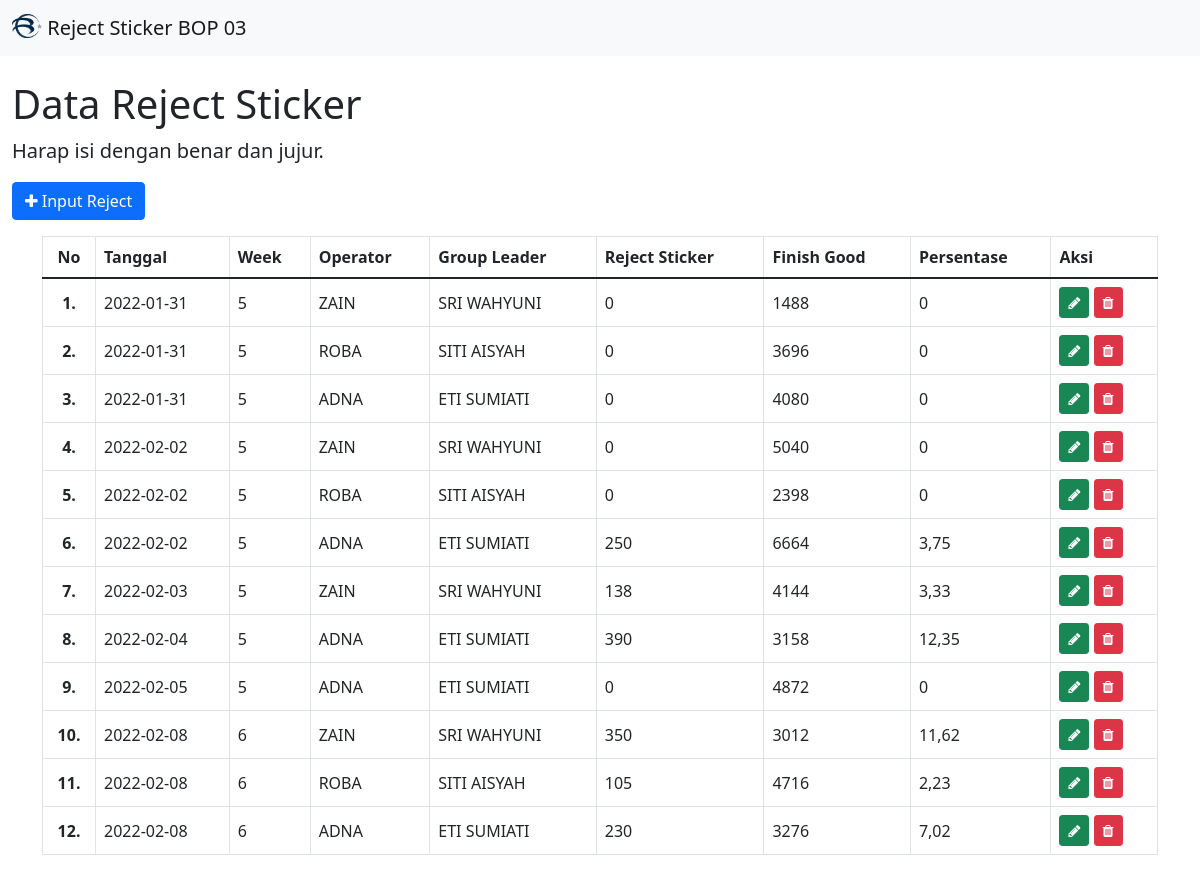
The page / on the database its author committed.
### tables this page shows
CREATE TABLE `tb_bop3` (
  `id_stiker` int(11) NOT NULL AUTO_INCREMENT,
  `tanggal` date NOT NULL,
  `week` int(10) NOT NULL,
  `operator` varchar(50) NOT NULL,
  `leader` varchar(20) NOT NULL,
  `reject` int(20) NOT NULL,
  `finish` int(20) NOT NULL,
  `presentase` varchar(20) NOT NULL,
  PRIMARY KEY (`id_stiker`)
);

### index.php (the view, shortened to what this page needs)
<?php
    include 'koneksi.php';
    $query = "SELECT * FROM tb_bop3;";
    $sql = mysqli_query($conn, $query);
    $no = 0;
?>
<!DOCTYPE html>
<html lang="en">
<head>
    <link href="css/bootstrap.min.css" rel="stylesheet">
    <link rel="stylesheet" href="fontawesome/css/font-awesome.min.css">
</head>
<body>
    <nav class="navbar navbar-light bg-light">
        <div class="container-fluid">
          <a class="navbar-brand" href="#">
            <img src="img/ver2-logo(png).png" alt="" width="30" height="24" class="d-inline-block align-text-top">
            Reject Sticker BOP 03
          </a>
        </div>
      </nav>
      <div class="container-fluid">
        <h1 class="mt-4">Data Reject Sticker</h1>
        <figure>
              <blockquote class="blockquote">
                  <p>Harap isi dengan benar dan jujur.</p>
              </blockquote>
        </figure>
        <a href="kelola.php" type="button"class="btn btn-primary mb-3">
            <i class="fa fa-plus"></i>
            Input Reject
        </a>
    <div class="container">
        <div class="table-responsive">
            <table class="table align-middle table-bordered table-hover">
                <thead>
                    <tr>
                        <th><center>No</center></th>
                        <th>Tanggal</th>
                        <th>Week</th>
                        <th>Operator</th>
                        <th>Group Leader</th>
                        <th>Reject Sticker</th>
                        <th>Finish Good</th>
                        <th>Persentase</th>
                        <th>Aksi</th>
                    </tr>
                </thead>
                <tbody>
                    <?php
                            while($result = mysqli_fetch_assoc($sql)){
                    ?>
                        <tr>
                            <th><center>
                                <?php echo ++$no; ?>.
                            </center></th>
                            <td>
                                <?php echo $result['tanggal']; ?>
                            </td>
                            <td>
                                <?php echo $result['week']; ?>
                            </td>
                            <td>
                                <?php echo $result['operator']; ?>
                            </td>
                            <td>
                                <?php echo $result['leader']; ?>
                            </td>
                            <td>
                                <?php echo $result['reject']; ?>
                            </td>
                            <td>
                                <?php echo $result['finish']; ?>
                            </td>
                            <td>
                                <?php echo $result['presentase']; ?>
                            </td>
                            <td>
                                <a href="kelola.php?ubah=<?php echo $result['id_stiker']; ?>" type="button" class="btn btn-success btn-sm">
                                    <i class=" fa fa-pencil"></i>
                                </a>
                                <a href="proses.php?hapus=<?php echo $result['id_stiker']; ?>" type="button" class="btn btn-danger btn-sm" onClick="return confirm('Apakah Anda Yakin Ingin Menghapus Data???')">
                                    <i class="fa fa-trash"></i>
                                </a>
                            </td>
                        </tr>
                    <?php
                        }
                    ?>
                </tbody>
            </table>
          </div>
      </div>
</body>
</html>

### rows shown on the page
tb_bop3: tanggal "2022-01-31", week "5", operator "ZAIN", leader "SRI WAHYUNI", reject "0", finish "1488", presentase "0"
tb_bop3: tanggal "2022-01-31", week "5", operator "ROBA", leader "SITI AISYAH", reject "0", finish "3696", presentase "0"
tb_bop3: tanggal "2022-01-31", week "5", operator "ADNA", leader "ETI SUMIATI", reject "0", finish "4080", presentase "0"
tb_bop3: tanggal "2022-02-02", week "5", operator "ZAIN", leader "SRI WAHYUNI", reject "0", finish "5040", presentase "0"
tb_bop3: tanggal "2022-02-02", week "5", operator "ROBA", leader "SITI AISYAH", reject "0", finish "2398", presentase "0"
tb_bop3: tanggal "2022-02-02", week "5", operator "ADNA", leader "ETI SUMIATI", reject "250", finish "6664", presentase "3,75"
tb_bop3: tanggal "2022-02-03", week "5", operator "ZAIN", leader "SRI WAHYUNI", reject "138", finish "4144", presentase "3,33"
tb_bop3: tanggal "2022-02-04", week "5", operator "ADNA", leader "ETI SUMIATI", reject "390", finish "3158", presentase "12,35"
tb_bop3: tanggal "2022-02-05", week "5", operator "ADNA", leader "ETI SUMIATI", reject "0", finish "4872", presentase "0"
tb_bop3: tanggal "2022-02-08", week "6", operator "ZAIN", leader "SRI WAHYUNI", reject "350", finish "3012", presentase "11,62"
tb_bop3: tanggal "2022-02-08", week "6", operator "ROBA", leader "SITI AISYAH", reject "105", finish "4716", presentase "2,23"
tb_bop3: tanggal "2022-02-08", week "6", operator "ADNA", leader "ETI SUMIATI", reject "230", finish "3276", presentase "7,02"
